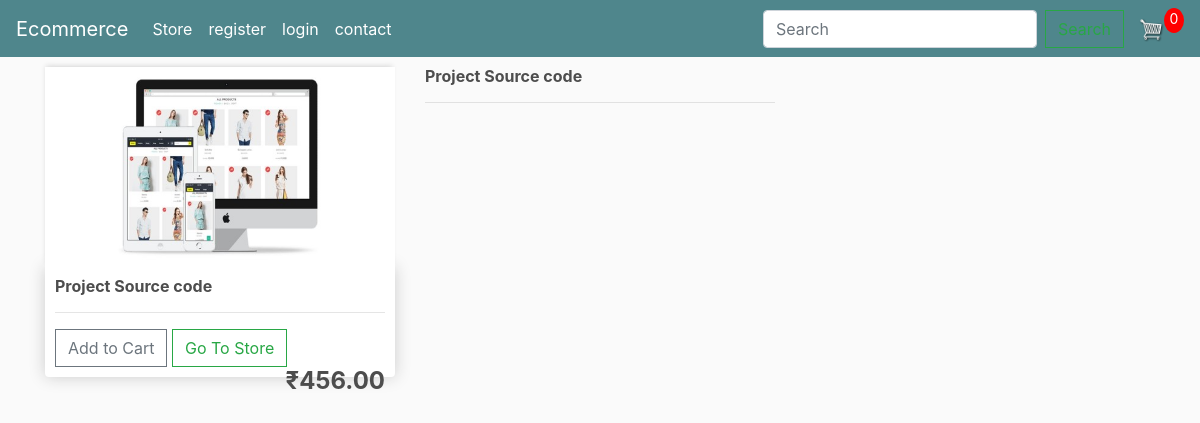
Screenshot of /view/3/ with the database file from the repository.
### store/models.py (models this page shows, shortened)
class Product(models.Model):
	name = models.CharField(max_length=200)
	price = models.DecimalField(max_digits=7,decimal_places=2)
	digital = models.BooleanField(default=False,null=True, blank=True)
	image = models.ImageField(upload_to='static/images',null=True, blank=True)
	description=models.TextField(max_length=800,default='')
	@property
	def imageURL(self):
		try:
			url = self.image.url
		except:
			url = ''
		return url

### store/views.py (the view)
# urls.py: path('view/<int:id>/',views.view,name='view'),
def view(request,id):
    data=cartData(request)
    cartItems=data['cartItems']
    product=Product.objects.filter(id=id)
    context={'products':product,'cartItems':cartItems}
    return render(request,'store/view.html',context)

### store/utils.py (called while the page is built, shortened)
def cookieCart(request):
    try:    # for first time loads
        cart=json.loads(request.COOKIES['cart'])
    except:
        cart={}
        print('cart:',cart)
    items=[]
    order={'get_cart_total':0,'get_cart_items':0,'shipping':False}
    cartItems=order['get_cart_items']
    return {'cartItems':cartItems,'order':order,'items':items}

def cartData(request):
    if request.user.is_authenticated:
        customer=request.user.customer
        order,created=Order.objects.get_or_create(customer=customer,complete=False)
        items=order.orderitem_set.all()
        cartItems=order.get_cart_items
    else:
        cookieData=cookieCart(request)
        cartItems=cookieData['cartItems']
        order=cookieData['order']
        items=cookieData['items']
    return {'items':items,'order':order,'cartItems':cartItems}

### store/templates/store/view.html (shortened to what this page needs)
{% extends 'store/main.html' %}
{% load static %}
{% block content %}
{% for product in products %}
<div class="row">
    <div class="col-lg-4">
        <img class="thumbnail" src="{{ product.imageURL }}" alt="">
        <div class="box-element product">
            <h6><strong>{{product.name}}</strong></h6>
            <hr>
            <button data-product="{{product.id}}" data-action='add' class="btn btn-outline-secondary add-btn update-cart">Add to Cart</button>
            <a  class="btn btn-outline-success" href="{% url 'store' %}">Go To Store</a>
            <h4 style="display: inline-block;float: right;"><strong>&#8377;{{product.price | floatformat:2}}</strong></h4>
        </div>
    </div>
    <div class="col-lg-4">
        <div class="">
            <h6><strong>{{product.name}}</strong></h6>
            <hr>
        </div>
    </div>
</div>
{% endfor %}
{% endblock content %}

### static/css/main.css (style rules this page uses)
body { background-color: hsl(0, 0%, 98%); }
h1,h2,h3,h4,h5,h6 { color:hsl(0, 0%, 30%); }
.box-element { box-shadow:hsl(0, 0%, 80%) 0 0 16px; background-color: #fff; border-radius: 4px; padding: 10px; }
.thumbnail { width: 100%; height: 200px; -webkit-box-shadow: -1px -3px 5px -2px rgba(214,214,214,1); -moz-box-shadow: -1px -3px 5px -2px rgba(214,214,214,1); box-shadow: -1px -3px 5px -2px rgba(214,214,214,1); }
.product { border-radius: 0 0 4px 4px; }
.col-lg-4, .col-lg-6, .col-lg-8, .col-lg-12 { margin-top: 10px; }
.btn { border-radius: 0; }

### rows the page displays
Product: imageURL (picture), name "Project Source code", price "456.00"

### other values shown
{{ cartItems }} "0"
